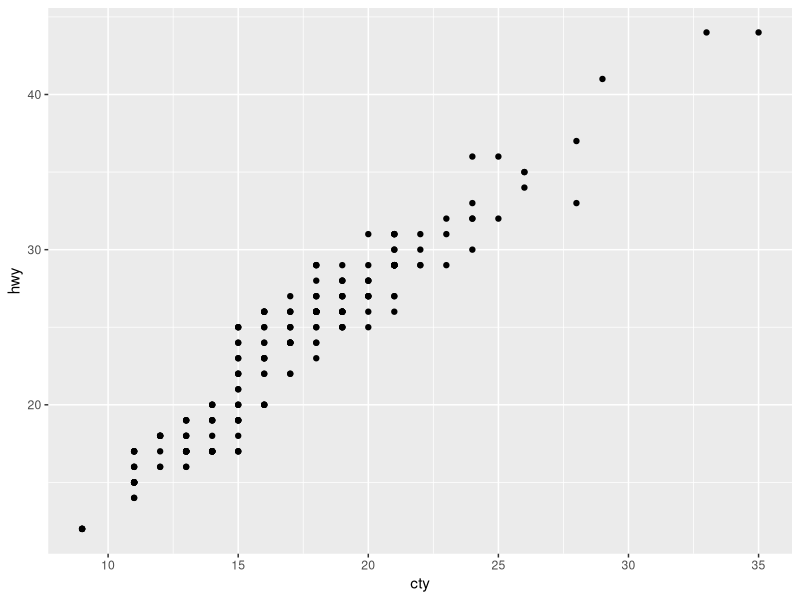
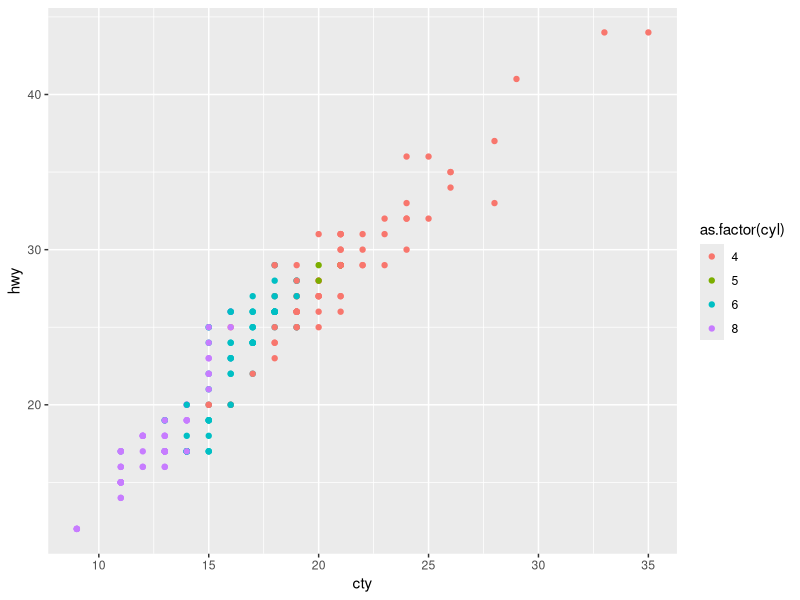
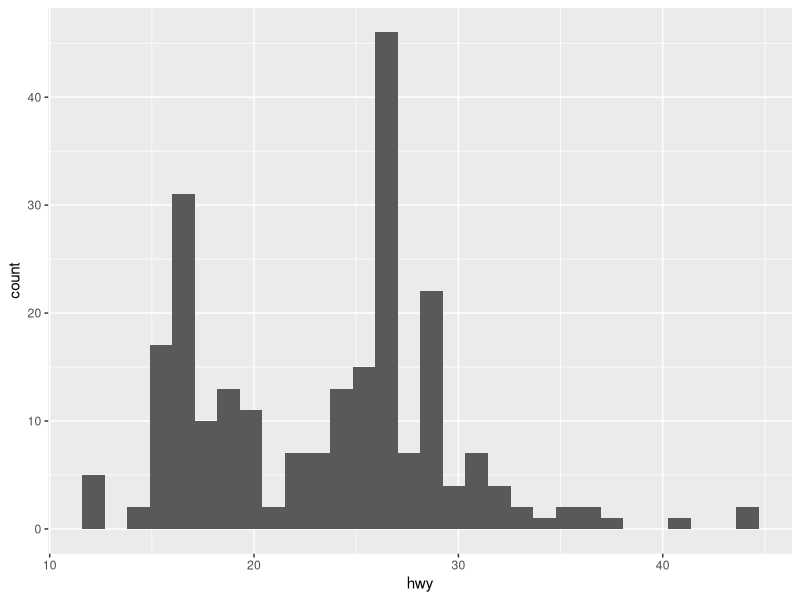
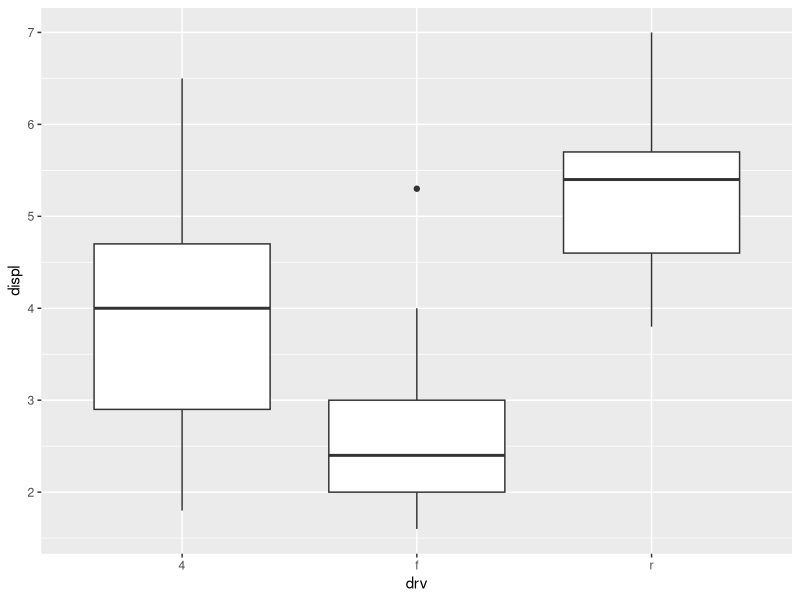

Write R code to recreate these figures, in order.
## ---- chunk 1
library(tidyverse)
## ---- chunk 2
mpg
## ---- chunk 3
ggplot(data = mpg, aes(cty, hwy))+
  geom_point()
## ---- chunk 4
ggplot(data = mpg, aes(cty, hwy, color = as.factor(cyl)))+
  geom_point()
## ---- chunk 5
ggplot(data = mpg, aes(hwy))+
  geom_histogram()
## ---- chunk 6
ggplot(mpg, aes(drv, displ))+
  geom_boxplot()
## ---- chunk 7
mpg_2 <- mpg %>% 
  mutate(miles_per_l = hwy/displ)
## ---- chunk 8
mpg_2 %>% 
  group_by(cyl) %>% 
  summarise(mean_m_p_l = mean(miles_per_l))
